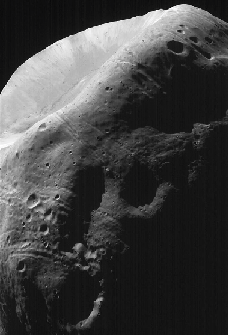
#> input picture HistogramaNew/imagens/FOBOS.tif, 228 x 335 px, found by its file name
$ python main.py
#> lines starting #> are read from the running program, lines starting #| are printed output that depends on the picture
import numpy as np
import cv2
import matplotlib.pyplot as plt


img = cv2.imread('imagens\FOBOS.tif',0)
#> img: shape (335, 228); min 6, max 255, mean 65.4

height_pixels, width_pixels = np.shape(img)
#> height_pixels = 335; width_pixels = 228
img_Equalizada = cv2.equalizeHist(img)
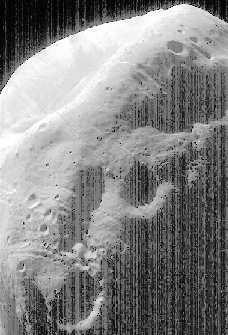
#> img_Equalizada: shape (335, 228); min 0, max 255, mean 132

valores = [0]*256
valoresE = [0]*256
intensidade = []


for i in range(256):
    intensidade.append(i)

for x in range(height_pixels):
    for y in range(width_pixels):
            valores[(img[x, y])] += 1

for x in range(height_pixels):
    for y in range(width_pixels):
            valoresE[(img_Equalizada[x, y])] += 1


cv2.imshow("Imagem original", img)
cv2.imshow("img equalizada",img_Equalizada)

cv2.waitKey()


plt.title("Histograma Original")
plt.xlabel("Intensidade")
plt.ylabel("Qtde de Pixels")
plt.plot(intensidade, valores)
plt.hist(img.ravel(),256,[0,256])


plt.show()
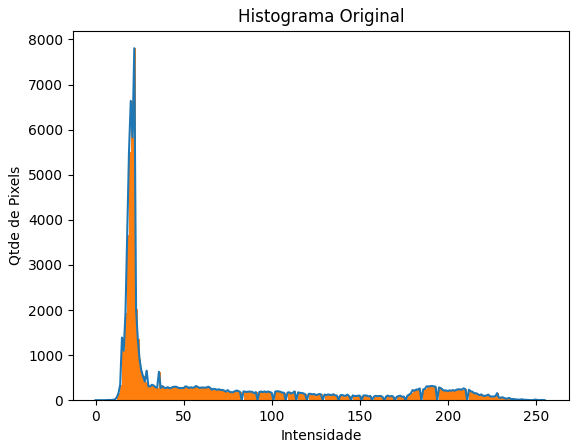
#> figure drawn by matplotlib, 1 panel; tallest bar 7806 high, from x = 22 to 23; curve peaks at x = 22, y = 7806

plt.title("Histograma Equalizado")
plt.xlabel("Intensidade")
plt.ylabel("Qtde de Pixels")
plt.plot(intensidade, valoresE)
plt.hist(img_Equalizada.ravel(),256,[0,256])

plt.show()
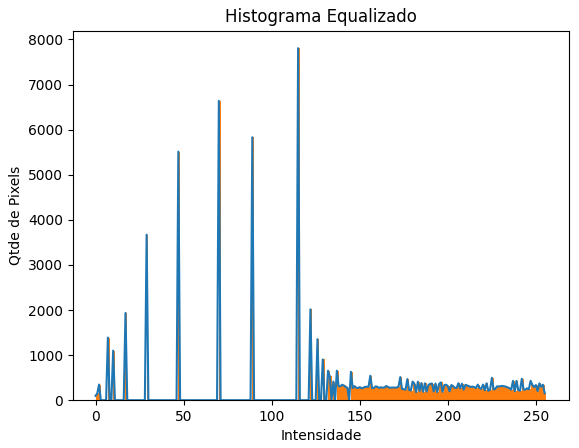
#> figure drawn by matplotlib, 1 panel; tallest bar 7806 high, from x = 115 to 116; curve peaks at x = 115, y = 7806


mamo = cv2.imread('imagens\mamo.tif',0)
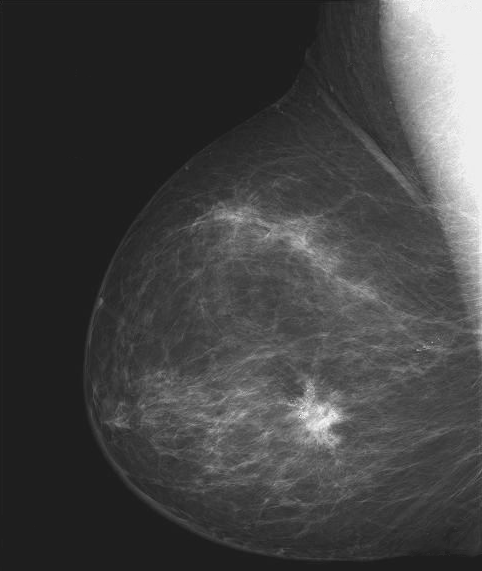
#> input picture HistogramaNew/imagens/mamo.tif, 482 x 571 px, found by its file name
#> mamo is the input picture: shape (571, 482); min 21, max 255, mean 66.7
mamo = cv2.equalizeHist(mamo)
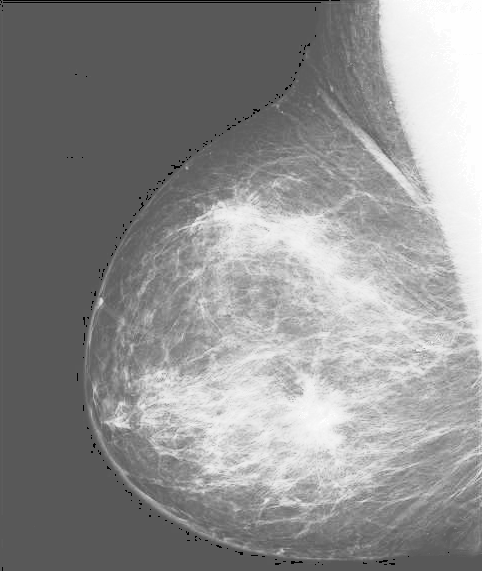
#> mamo: shape (571, 482); min 0, max 255, mean 142.9
hp, wp = np.shape(mamo)
#> hp = 571; wp = 482

valoresM = [0]*256
intensidadeM = []

for i in range(256):
    intensidadeM.append(i)

for x in range(hp):
    for y in range(wp):
            valoresM[(mamo[x, y])] += 1

plt.title("Histograma Equalizado mamografia")
plt.xlabel("Intensidade")
plt.ylabel("Qtde de Pixels")
plt.plot(intensidadeM, valoresM)
plt.hist(mamo.ravel(),256,[0,256])

plt.show()
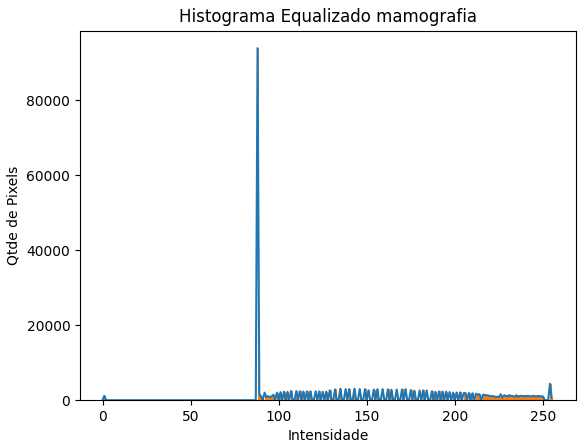
#> figure drawn by matplotlib, 1 panel; tallest bar 93879 high, from x = 88 to 89; curve peaks at x = 88, y = 93879
